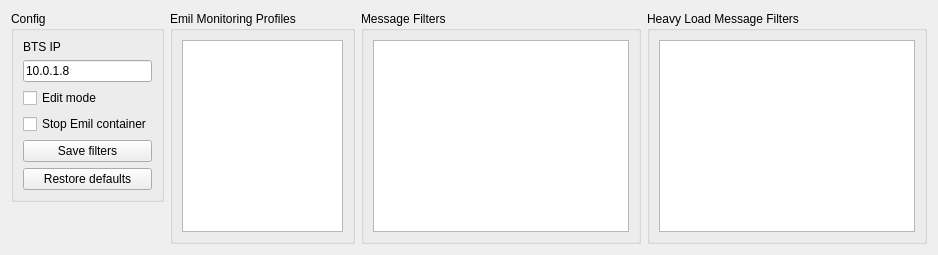
            <widget class="QWidget" name="tab_emil_select_4">
             <attribute name="title">
              <string>VM4</string>
             </attribute>
             <layout class="QHBoxLayout" name="horizontalLayout_6">
              <item alignment="Qt::AlignLeft|Qt::AlignTop">
               <widget class="QGroupBox" name="groupBox_16">
                <property name="title">
                 <string>Config</string>
                </property>
                <layout class="QVBoxLayout" name="verticalLayout_2">
                 <item>
                  <widget class="QLabel" name="l_emil_bts_ip">
                   <property name="text">
                    <string>BTS IP</string>
                   </property>
                  </widget>
                 </item>
                 <item>
                  <widget class="QLineEdit" name="le_emil_bts_ip_4">
                   <property name="text">
                    <string>10.0.1.8</string>
                   </property>
                  </widget>
                 </item>
                 <item>
                  <widget class="QCheckBox" name="cb_emil_edit_mode_4">
                   <property name="text">
                    <string>Edit mode</string>
                   </property>
                  </widget>
                 </item>
                 <item>
                  <widget class="QCheckBox" name="cb_emil_stop_container_4">
                   <property name="toolTip">
                    <string>&lt;html&gt;&lt;head/&gt;&lt;body&gt;&lt;p&gt;Emil is started in docker container. Starting takes around 60s. You can choose not to stop docker to speed up 2nd and every next starting procedure.&lt;/p&gt;&lt;/body&gt;&lt;/html&gt;</string>
                   </property>
                   <property name="text">
                    <string>Stop Emil container</string>
                   </property>
                   <property name="checked">
                    <bool>false</bool>
                   </property>
                  </widget>
                 </item>
                 <item>
                  <widget class="QPushButton" name="pb_emil_save_filters_4">
                   <property name="text">
                    <string>Save filters</string>
                   </property>
                  </widget>
                 </item>
                 <item>
                  <widget class="QPushButton" name="pb_emil_restore_defaults_4">
                   <property name="text">
                    <string>Restore defaults</string>
                   </property>
                  </widget>
                 </item>
                </layout>
               </widget>
              </item>
              <item>
               <widget class="QGroupBox" name="groupBox_3">
                <property name="sizePolicy">
                 <sizepolicy hsizetype="Maximum" vsizetype="Preferred">
                  <horstretch>0</horstretch>
                  <verstretch>0</verstretch>
                 </sizepolicy>
                </property>
                <property name="maximumSize">
                 <size>
                  <width>185</width>
                  <height>16777215</height>
                 </size>
                </property>
                <property name="title">
                 <string>Emil Monitoring Profiles</string>
                </property>
                <layout class="QGridLayout" name="gridLayout_15">
                 <item row="0" column="0" colspan="2">
                  <widget class="QListWidget" name="lw_emil_monitoring_profiles_4">
                   <property name="selectionMode">
                    <enum>QAbstractItemView::ExtendedSelection</enum>
                   </property>
                  </widget>
                 </item>
                </layout>
               </widget>
              </item>
              <item>
               <widget class="QGroupBox" name="groupBox_18">
                <property name="title">
                 <string>Message Filters</string>
                </property>
                <layout class="QGridLayout" name="gridLayout_31">
                 <item row="1" column="0">
                  <widget class="QPlainTextEdit" name="pte_emil_msg_filters_4">
                   <property name="enabled">
                    <bool>true</bool>
                   </property>
                   <property name="font">
                    <font>
                     <family>DejaVu Sans Mono</family>
                    </font>
                   </property>
                   <property name="lineWrapMode">
                    <enum>QPlainTextEdit::NoWrap</enum>
                   </property>
                   <property name="readOnly">
                    <bool>true</bool>
                   </property>
                  </widget>
                 </item>
                </layout>
               </widget>
              </item>
              <item>
               <widget class="QGroupBox" name="groupBox_17">
                <property name="sizePolicy">
                 <sizepolicy hsizetype="Preferred" vsizetype="Preferred">
                  <horstretch>0</horstretch>
                  <verstretch>0</verstretch>
                 </sizepolicy>
                </property>
                <property name="maximumSize">
                 <size>
                  <width>16777215</width>
                  <height>16777215</height>
                 </size>
                </property>
                <property name="title">
                 <string>Heavy Load Message Filters</string>
                </property>
                <layout class="QGridLayout" name="gridLayout_30">
                 <item row="0" column="0">
                  <widget class="QPlainTextEdit" name="pte_emil_heavy_load_msg_filters_4"/>
                 </item>
                </layout>
               </widget>
              </item>
             </layout>
            </widget>
